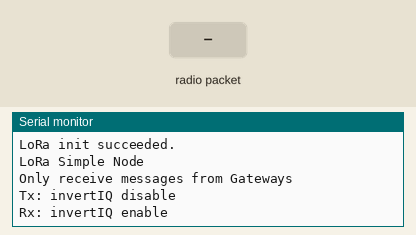
This sketch was run on a simulated Arduino Mega 2560, built with avr-gcc and run on an emulated ATmega2560. Shown: the last lines printed to the serial monitor. The inputs (shaded band) are chosen by the test bench. No radio packets arrive unless stated.

Above: at 1.2 s.
1.3 s: radio packet "ON_REQUEST" arrives
At 2.5 s:
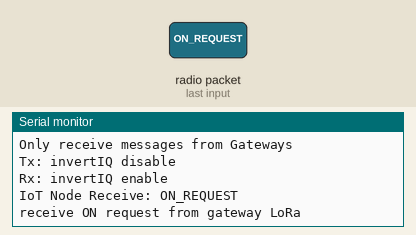
2.8 s: radio packet "OFF_REQUEST" arrives
At 3.8 s:
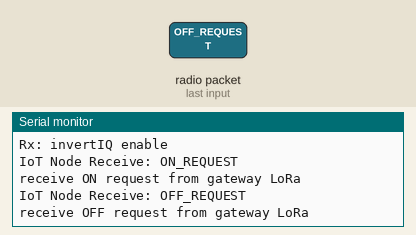
4.3 s: radio packet "1" arrives
At 4.8 s:
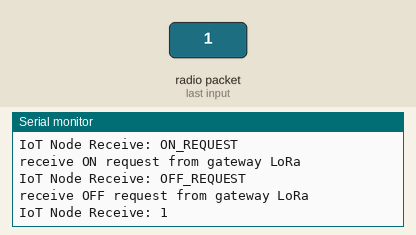

Measured:
- after the input at 1.3 s, the serial monitor: prints a new line at once (image 1)
- after the input at 2.8 s, the serial monitor: prints a new line at once (image 2)
- after the input at 4.3 s, the serial monitor: prints a new line at once (image 3)

The sketch:

EJA_bouy.ino
```cpp
// LoRA Node:::

// include libraries

#include <SPI.h>
#include <LoRa.h>

// Set LED GPIO
const int ledPin = 23;

// --> 433 MHz, 868 MHz (Europe),
//     915 MHz (Australia and North America) and
//     923 MHz (Asia).
// LoRa Frequency
const long frequency = 915E6;

// LoRa radio chip select
const int csPin = 2;
// LoRa radio reset
const int resetPin = 15;
// depends on board; must be a hardware interrupt pin
const int irqPin = 13;

void setup()
{
  // initialize serial
  Serial.begin(115200);
  while (!Serial);

  // LoRa pin setup
  LoRa.setPins(csPin, resetPin, irqPin);

  // wait up to successfully LoRa initialization
  if (!LoRa.begin(frequency))
  {
    Serial.println("LoRa init failed. Check your connections.");
    // if failed, do nothing
    while (true);
  }

  Serial.println("LoRa init succeeded.");
  Serial.println();
  Serial.println("LoRa Simple Node");
  Serial.println("Only receive messages from Gateways");
  Serial.println("Tx: invertIQ disable");
  Serial.println("Rx: invertIQ enable");
  Serial.println();

  // onReceive callback
  LoRa.onReceive(Node_onReceive_callback);
  // onTxDone callback
  LoRa.onTxDone(Node_onTxDone_callback);
  IoT_NodeLoRa_into_rxMode();
}

void loop() {
  // repeat every 5 sec interval
  if (runEvery(5000))
  {
    String message = "Message from Node: ";
    message += "Node working!!!!! ";
    message += millis();
    // send a message to LoRa Gateway
    LoRa_sendMessagetoGateway(message);
    Serial.println("Send Message to Gateway!");
  }
}

// function for Node LoRa into RX mode
void IoT_NodeLoRa_into_rxMode()
{
  // active invert I and Q signals
  LoRa.enableInvertIQ();
  // set receive mode
  LoRa.receive();
}

// function for Node LoRa into TX mode
void IoTLoRa_into_txMode()
{
  // set standby mode
  LoRa.idle();
  // normal mode
  LoRa.disableInvertIQ();
}

// function to send message to LoRa Gateway
void LoRa_sendMessagetoGateway(String message)
{
  // set tx mode
  IoTLoRa_into_txMode();
  // start packet
  LoRa.beginPacket();
  // add payload
  LoRa.print(message);
  // finish packet and send it to Gateway
  LoRa.endPacket(true);
}

// callback function for receive packet from LoRa Gateway
void Node_onReceive_callback(int packetSize)
{
  // to store message from LoRa Gateway
  String message = "";
  // Node LoRa any message that parse into "message"
  while (LoRa.available())
  {
    message += (char)LoRa.read();
  }
  Serial.print("IoT Node Receive: ");
  Serial.println(message);
  if(message == "ON_REQUEST")
  {
    digitalWrite(ledPin,HIGH);
    Serial.println("receive ON request from gateway LoRa");
  }
  else if(message == "OFF_REQUEST")
  {
    digitalWrite(ledPin,LOW);
    Serial.println("receive OFF request from gateway LoRa");
  }
}

// callback function for successfully receive packet from LoRa Gateway
void Node_onTxDone_callback()
{
  Serial.println("IoT_NodeTxDone");
  // Node LoRa setup into RX mode
  IoT_NodeLoRa_into_rxMode();
}

// function to run every interval setup
boolean runEvery(unsigned long interval)
{
  static unsigned long previousMillis = 0;
  unsigned long currentMillis = millis();
  if (currentMillis - previousMillis >= interval)
  {
    previousMillis = currentMillis;
    return true;
  }
  return false;
}
```
